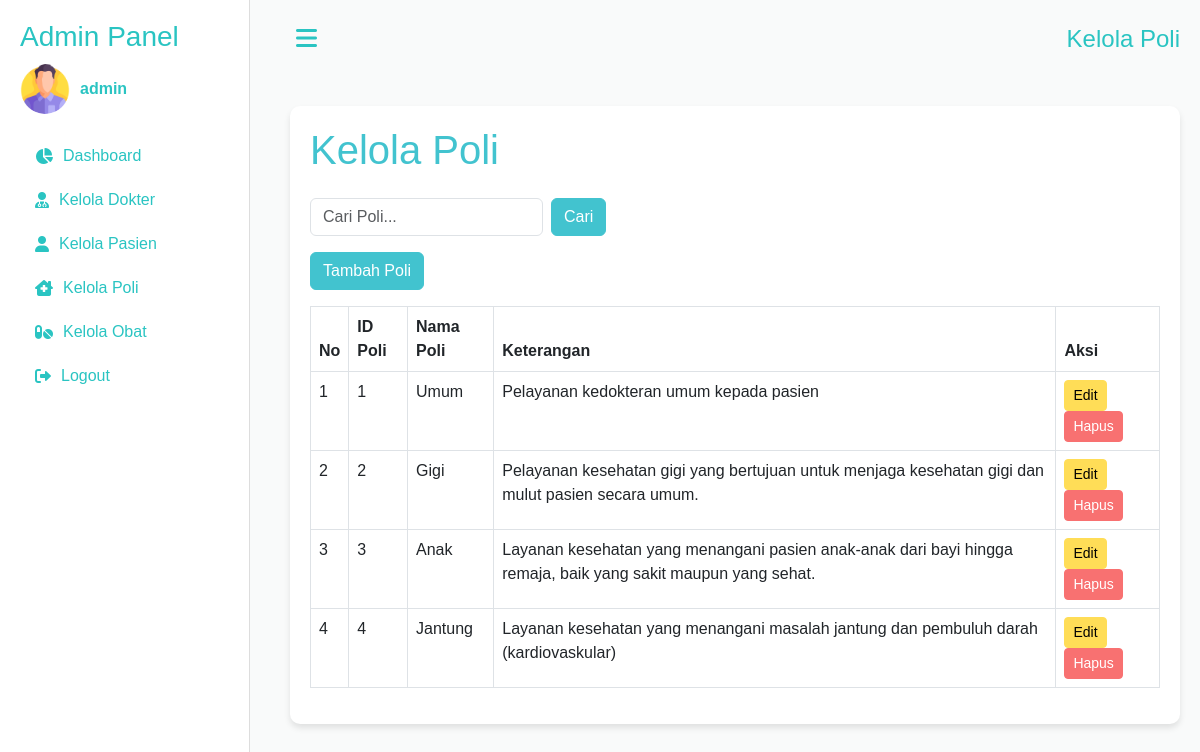
The app's page /admin/kelola_poli.php (signed in) with its own data.
### tables this page shows
CREATE TABLE `poli` (
  `id` int(11) NOT NULL,
  `nama_poli` varchar(25) NOT NULL,
  `keterangan` text DEFAULT NULL
);

### admin/kelola_poli.php (the view, shortened to what this page needs)
<?php
include '../includes/db.php';
$search = isset($_GET['search']) ? $_GET['search'] : '';
$poliList = $conn->query("SELECT * FROM poli WHERE nama_poli LIKE '%$search%'");
$adminName = $_SESSION['username'];
?>
<!DOCTYPE html>
<html lang="en">
<head>
    <link href="https://cdn.jsdelivr.net/npm/bootstrap@5.3.0-alpha1/dist/css/bootstrap.min.css" rel="stylesheet">
    <link rel="stylesheet" href="https://cdnjs.cloudflare.com/ajax/libs/font-awesome/6.0.0/css/all.min.css">
    <link rel="stylesheet" href="../assets/css/admin/styles.css">
</head>
<body>
    <div class="sidebar" id="sidebar">
        <h3>Admin Panel</h3>
        <div class="profile">
        <img src="../assets/images/man.png" alt="Avatar">
            <span><?= htmlspecialchars($adminName) ?></span>
        </div>
        <a href="dashboard.php"><i class="fas fa-chart-pie"></i> Dashboard</a>
        <a href="kelola_dokter.php"><i class="fas fa-user-md"></i> Kelola Dokter</a>
        <a href="kelola_pasien.php"><i class="fas fa-user"></i> Kelola Pasien</a>
        <a href="kelola_poli.php"><i class="fas fa-clinic-medical"></i> Kelola Poli</a>
        <a href="kelola_obat.php"><i class="fas fa-pills"></i> Kelola Obat</a>
        <a href="../logout.php"><i class="fas fa-sign-out-alt"></i> Logout</a>
    </div>
    <div class="content" id="content">
        <div class="header">
            <button class="toggle-btn" id="toggleSidebar">
                <i class="fas fa-bars"></i>
            </button>
            <h1>Kelola Poli</h1>
        </div>
                        <div class="container mt-5">
                    <h1 class="mb-4">Kelola Poli</h1>
                    <div class="d-flex justify-content-between align-items-center mb-3">
                        <form method="GET" class="d-flex">
                            <input type="text" name="search" class="form-control me-2" placeholder="Cari Poli..." value="<?= htmlspecialchars($search) ?>">
                            <button type="submit" class="btn btn-primary">Cari</button>
                        </form>
                    </div>
                    <button class="btn btn-primary mb-3" data-bs-toggle="modal" data-bs-target="#addPoliModal">Tambah Poli</button>
                    <table class="table table-bordered">
                        <thead>
                            <tr>
                                <th>No</th>
                                <th>ID Poli</th>
                                <th>Nama Poli</th>
                                <th>Keterangan</th>
                                <th>Aksi</th>
                            </tr>
                        </thead>
                        <tbody>
                            <?php
                            $no = 1;
                            while ($row = $poliList->fetch_assoc()): ?>
                                <tr>
                                    <td><?= $no++ ?></td>
                                    <td><?= $row['id'] ?></td>
                                    <td><?= $row['nama_poli'] ?></td>
                                    <td><?= $row['keterangan'] ?></td>
                                    <td>
                                        <button class="btn btn-warning btn-sm" data-bs-toggle="modal" data-bs-target="#editPoliModal<?= $row['id'] ?>">Edit</button>
                                        <form method="POST" style="display:inline-block;">
                                            <button type="submit" name="delete" class="btn btn-danger btn-sm">Hapus</button>
                                        </form>
                                    </td>
                                </tr>
                            <?php endwhile; ?>
                        </tbody>
                    </table>
                </div>
</body>
</html>

### assets/css/admin/styles.css (style rules this page uses)
:root { --main-bg-color: #f9fafa; --sidebar-bg-color: #ffffff; --text-color: #2ac4c2; --card-bg-color: #ffffff; --card-shadow: rgba(0, 0, 0, 0.1); }
body { font-family: Arial, sans-serif; margin: 0; padding: 0; background-color: var(--main-bg-color); }
.sidebar { height: 100vh; background-color: var(--sidebar-bg-color); border-right: 1px solid #ddd; padding: 20px; position: fixed; top: 0; left: 0; width: 250px; z-index: 1000; transition: transform 0.3s ease-in-out; }
.sidebar h3 { color: var(--text-color); margin-bottom: 10px; }
.profile { display: flex; align-items: center; margin-bottom: 20px; }
.profile img { width: 50px; height: 50px; border-radius: 50%; margin-right: 10px; }
.profile span { font-size: 1rem; color: var(--text-color); font-weight: bold; }
.sidebar a { color: var(--text-color); text-decoration: none; display: flex; align-items: center; padding: 10px 15px; border-radius: 5px; }
.sidebar a i { margin-right: 10px; }
.toggle-btn { background: none; border: none; color: var(--text-color); font-size: 24px; cursor: pointer; margin-right: 15px; }
.content { margin-left: 270px; padding: 20px; transition: margin-left 0.3s ease-in-out; }
.header { display: flex; align-items: center; justify-content: space-between; }
.header h1 { margin: 0; font-size: 1.5rem; color: var(--text-color); }
.container { background-color: #fff; border-radius: 10px; box-shadow: 0 4px 6px rgba(0, 0, 0, 0.1); padding: 20px; }
h1 { color: #42c3cf; }
.btn-primary { background-color: #42c3cf; border-color: #42c3cf; }
.btn-warning { background-color: #ffdd57; border-color: #ffdd57; }
.btn-danger { background-color: #f87171; border-color: #f87171; }
table thead { background-color: #42c3cf; color: #fff; }
table tbody tr:nth-child(even) { background-color: #f9fafa; }

### records on screen
poli: id "1", nama_poli "Umum", keterangan "Pelayanan kedokteran umum kepada pasien"
poli: id "2", nama_poli "Gigi", keterangan "Pelayanan kesehatan gigi yang bertujuan untuk menjaga kesehatan gigi dan mulut pasien secara umum."
poli: id "3", nama_poli "Anak", keterangan "Layanan kesehatan yang menangani pasien anak-anak dari bayi hingga remaja, baik yang sakit maupun yang sehat."
poli: id "4", nama_poli "Jantung", keterangan "Layanan kesehatan yang menangani masalah jantung dan pembuluh darah (kardiovaskular)"

### other values on screen
$adminName "admin"
